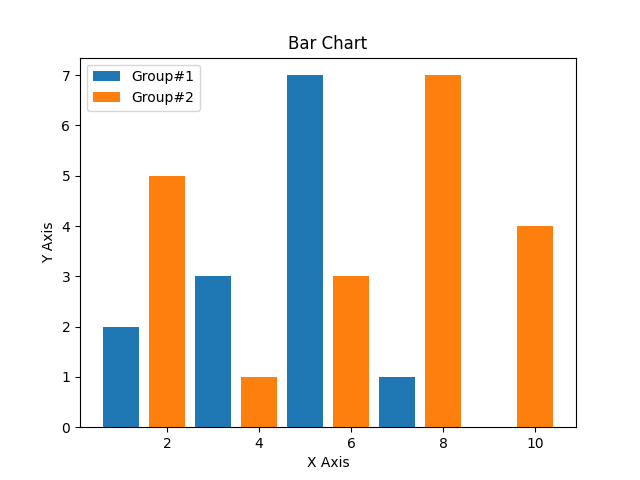

The Python source for this figure:
## Data View on Python
import matplotlib.pyplot as plt

x1 = [1,3,5,7,9]
y1 = [2,3,7,1,0]

x2 = [2,4,6,8,10]
y2 = [5,1,3,7,4]


title = "Bar Chart"
xAxis = "X Axis"
yAxis = "Y Axis"


# Title
plt.title(title)
#Axes
plt.xlabel(xAxis)
plt.ylabel(yAxis)

plt.bar(x1, y1, label = "Group#1")
plt.bar(x2, y2, label = "Group#2")
plt.legend()

plt.savefig("dataScience/barChart2.png")
